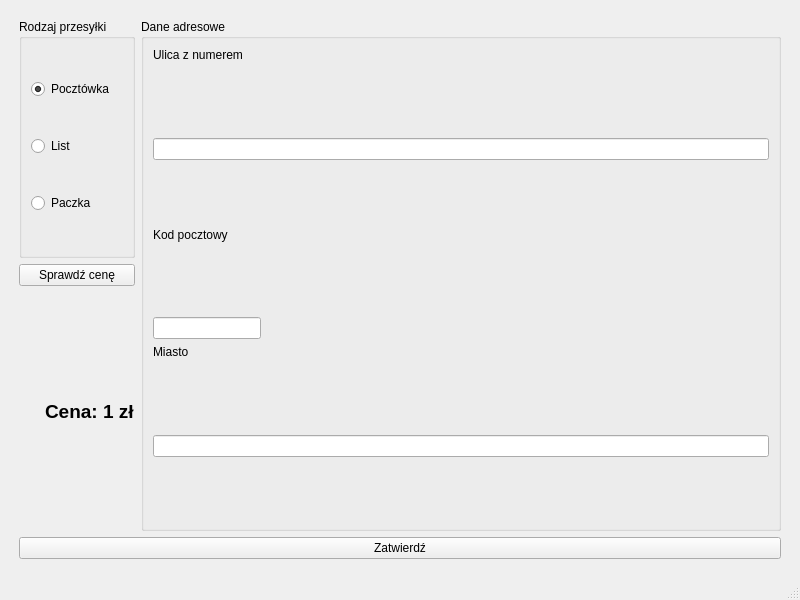
<?xml version="1.0" encoding="UTF-8"?>
<ui version="4.0">
 <class>MainWindow</class>
 <widget class="QMainWindow" name="MainWindow">
  <property name="geometry">
   <rect>
    <x>0</x>
    <y>0</y>
    <width>800</width>
    <height>600</height>
   </rect>
  </property>
  <property name="windowTitle">
   <string>Nadaj Przesyłkę, PESEL: 961009xxxxx</string>
  </property>
  <widget class="QWidget" name="centralwidget">
   <layout class="QGridLayout" name="gridLayout">
    <item row="0" column="0">
     <layout class="QVBoxLayout" name="layout_main">
      <property name="leftMargin">
       <number>10</number>
      </property>
      <property name="topMargin">
       <number>10</number>
      </property>
      <property name="rightMargin">
       <number>10</number>
      </property>
      <property name="bottomMargin">
       <number>10</number>
      </property>
      <item>
       <layout class="QHBoxLayout" name="layout_main_columns">
        <item>
         <layout class="QVBoxLayout" name="layout_column_left">
          <item>
           <widget class="QGroupBox" name="groupBox_parcel_type">
            <property name="title">
             <string>Rodzaj przesyłki</string>
            </property>
            <layout class="QVBoxLayout" name="layout_groupBox_parcel_type">
             <item>
              <widget class="QRadioButton" name="radioButton_pocztowka">
               <property name="text">
                <string>Pocztówka</string>
               </property>
               <attribute name="buttonGroup">
                  <string notr="true">buttonGroup_parcel_type</string>
                 </attribute>
               <property name="checked">
                <bool>true</bool>
               </property>
              </widget>
             </item>
             <item>
              <widget class="QRadioButton" name="radioButton_List">
               <property name="text">
                <string>List</string>
               </property>
               <attribute name="buttonGroup">
                  <string notr="true">buttonGroup_parcel_type</string>
                 </attribute>
              </widget>
             </item>
             <item>
              <widget class="QRadioButton" name="radioButton_Paczka">
               <property name="text">
                <string>Paczka</string>
               </property>
               <attribute name="buttonGroup">
                  <string notr="true">buttonGroup_parcel_type</string>
                 </attribute>
              </widget>
             </item>
            </layout>
           </widget>
          </item>
          <item>
           <widget class="QPushButton" name="pushButton_check_price">
            <property name="text">
             <string>Sprawdź cenę</string>
            </property>
           </widget>
          </item>
          <item>
           <layout class="QHBoxLayout" name="layout_img_price">
            <item>
             <widget class="QLabel" name="label_img">
              <property name="maximumSize">
               <size>
                <width>200</width>
                <height>200</height>
               </size>
              </property>
              <property name="text">
               <string/>
              </property>
              <property name="pixmap">
               <pixmap>../../../../Downloads/494807_v9_bd.jpg</pixmap>
              </property>
              <property name="scaledContents">
               <bool>true</bool>
              </property>
             </widget>
            </item>
            <item>
             <widget class="QLabel" name="label_price">
              <property name="font">
               <font>
                <pointsize>14</pointsize>
                <weight>75</weight>
                <bold>true</bold>
               </font>
              </property>
              <property name="text">
               <string>Cena: 1 zł</string>
              </property>
             </widget>
            </item>
           </layout>
          </item>
         </layout>
        </item>
        <item>
         <layout class="QVBoxLayout" name="layout_column_right">
          <item>
           <widget class="QGroupBox" name="groupBox_address_data">
            <property name="title">
             <string>Dane adresowe</string>
            </property>
            <layout class="QGridLayout" name="gridLayout_address">
             <item row="0" column="0" alignment="Qt::AlignLeft|Qt::AlignTop">
              <widget class="QLabel" name="label_street">
               <property name="text">
                <string>Ulica z numerem</string>
               </property>
              </widget>
             </item>
             <item row="1" column="0" alignment="Qt::AlignTop">
              <widget class="QLineEdit" name="lineEdit_street"/>
             </item>
             <item row="2" column="0" alignment="Qt::AlignTop">
              <widget class="QLabel" name="label_postal_code">
               <property name="text">
                <string>Kod pocztowy</string>
               </property>
              </widget>
             </item>
             <item row="3" column="0" alignment="Qt::AlignLeft">
              <widget class="QLineEdit" name="lineEdit_postal_code"/>
             </item>
             <item row="4" column="0" alignment="Qt::AlignTop">
              <widget class="QLabel" name="label_city">
               <property name="text">
                <string>Miasto</string>
               </property>
              </widget>
             </item>
             <item row="5" column="0" alignment="Qt::AlignTop">
              <widget class="QLineEdit" name="lineEdit_city"/>
             </item>
            </layout>
           </widget>
          </item>
         </layout>
        </item>
       </layout>
      </item>
      <item>
       <widget class="QPushButton" name="pushButton_apply">
        <property name="text">
         <string>Zatwierdź</string>
        </property>
       </widget>
      </item>
     </layout>
    </item>
   </layout>
  </widget>
  <widget class="QMenuBar" name="menubar">
   <property name="geometry">
    <rect>
     <x>0</x>
     <y>0</y>
     <width>800</width>
     <height>26</height>
    </rect>
   </property>
  </widget>
  <widget class="QStatusBar" name="statusbar"/>
 </widget>
 <resources/>
 <connections/>
</ui>
